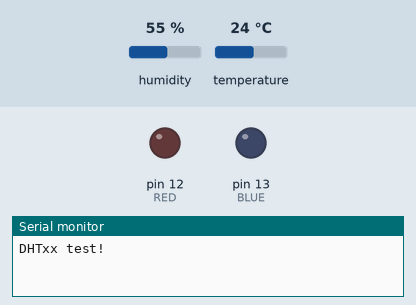
Simulated run of this sketch. Board: Arduino Uno, built with avr-gcc and run on an emulated ATmega328P. On the bench: output pins drawn as LEDs (lit = HIGH), the last lines printed to the serial monitor. The test bench sets the inputs (shaded band); at power-on: humidity 55 %, temperature 24 °C.

Above: at 1.0 s.
At 5.5 s:
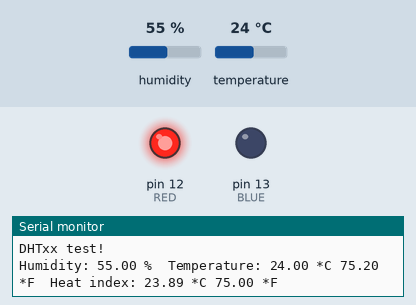
Timing chart, 0 to 7.0 s (numbered marks = the images above):
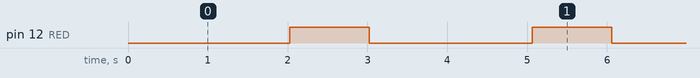

The sketch:

DHTtester.ino
```cpp
// Example testing sketch for various DHT humidity/temperature sensors
// Written by ladyada, public domain

#include "DHT.h"

#define DHTPIN 2     // what digital pin we're connected to

const int BLUE = 13;
const int RED = 12;


// Uncomment whatever type you're using!
#define DHTTYPE DHT11   // DHT 11
//#define DHTTYPE DHT22   // DHT 22  (AM2302), AM2321
//#define DHTTYPE DHT21   // DHT 21 (AM2301)

// Connect pin 1 (on the left) of the sensor to +5V
// NOTE: If using a board with 3.3V logic like an Arduino Due connect pin 1
// to 3.3V instead of 5V!
// Connect pin 2 of the sensor to whatever your DHTPIN is
// Connect pin 4 (on the right) of the sensor to GROUND
// Connect a 10K resistor from pin 2 (data) to pin 1 (power) of the sensor

// Initialize DHT sensor.
// Note that older versions of this library took an optional third parameter to
// tweak the timings for faster processors.  This parameter is no longer needed
// as the current DHT reading algorithm adjusts itself to work on faster procs.
DHT dht(DHTPIN, DHTTYPE);

void setup() {
  Serial.begin(9600);
  Serial.println("DHTxx test!");

  dht.begin();

  // Initialize colour pins as output
  pinMode(RED, OUTPUT);
  pinMode(BLUE, OUTPUT);
}

bool isInBounds(float min_, float max_, float value) {
  return value >= min_ && value <= max_;
}

void toggleLight(int pin) {
  digitalWrite(pin, HIGH);   // turn the LED on (HIGH is the voltage level)
  delay(1000);              // wait for a second
  digitalWrite(pin, LOW);    // turn the LED off by making the voltage LOW
}

void loop() {
  // Wait a few seconds between measurements.
  delay(2000);

  // Reading temperature or humidity takes about 250 milliseconds!
  // Sensor readings may also be up to 2 seconds 'old' (its a very slow sensor)
  float h = dht.readHumidity();
  // Read temperature as Celsius (the default)
  float t = dht.readTemperature();
  // Read temperature as Fahrenheit (isFahrenheit = true)
  float f = dht.readTemperature(true);
  // Check if any reads failed and exit early (to try again).
  if (isnan(h) && isnan(t) && isnan(f)) {
    Serial.println("Failed to read from DHT sensor!");
    return;
  }

  if (isInBounds(41, 42, h)) {
    toggleLight(BLUE);
  }
  else {
    toggleLight(RED);
  }

  // Compute heat index in Fahrenheit (the default)
  float hif = dht.computeHeatIndex(f, h);
  // Compute heat index in Celsius (isFahreheit = false)
  float hic = dht.computeHeatIndex(t, h, false);

  Serial.print("Humidity: ");
  Serial.print(h);
  Serial.print(" %\t");
  Serial.print("Temperature: ");
  Serial.print(t);
  Serial.print(" *C ");
  Serial.print(f);
  Serial.print(" *F\t");
  Serial.print("Heat index: ");
  Serial.print(hic);
  Serial.print(" *C ");
  Serial.print(hif);
  Serial.println(" *F");
}
```

Measured:
- by itself, pin 12 (RED): alternates HIGH for 1.0 s and LOW for 2.0 s
